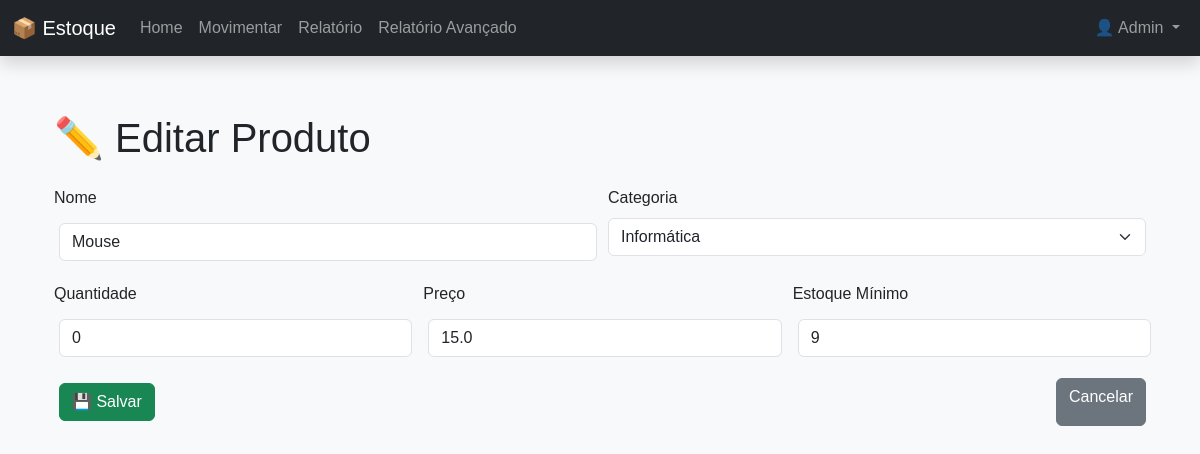
/edit/3 (signed in), run on an earlier commit of the app's database.
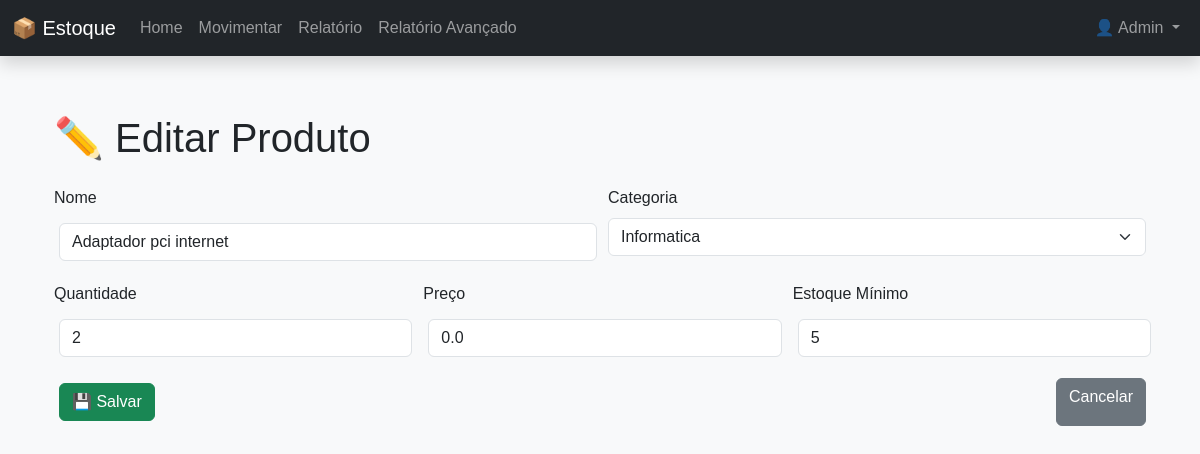
And on a later commit of the database.
### app.py (models this page shows)
class Usuario(db.Model, UserMixin):
    id = db.Column(db.Integer, primary_key=True)
    nome = db.Column(db.String(100), nullable=False)
    email = db.Column(db.String(100), unique=True, nullable=False)
    senha = db.Column(db.String(200), nullable=False)
    tipo = db.Column(db.String(20), nullable=False, default='usuario')  # 'admin' ou 'usuario'
    @property
    def is_admin(self):
        return self.tipo=='admin'

class Produto(db.Model):
    __tablename__ = 'produtos'
    id = db.Column(db.Integer, primary_key=True)
    nome = db.Column(db.String(100), nullable=False)
    quantidade = db.Column(db.Integer, nullable=False)
    preco = db.Column(db.Float, nullable=False)
    estoque_minimo = db.Column(db.Integer, nullable=False, default=0)
    categoria_id = db.Column(db.Integer, db.ForeignKey('categoria.id'), nullable=False)

class Categoria(db.Model):
    id = db.Column(db.Integer, primary_key=True)
    nome = db.Column(db.String(50), nullable=False, unique=True)
    produtos = db.relationship('Produto', backref='categoria', lazy=True)

### app.py (the view)
@app.route('/edit/<int:id>')
@login_required
def edit(id):
    produto = Produto.query.get_or_404(id)
    categorias = Categoria.query.all()
    return render_template('edit.html', produto=produto, categorias=categorias)

### app.py (called while the page is built)
@login_manager.user_loader
def load_user(user_id):
    return Usuario.query.get(int(user_id))

### templates/edit.html (shortened to what this page needs)
{% extends 'base.html' %}
{% block content %}
<div class="container mt-4">
  <h1 class="mb-4">✏️ Editar Produto</h1>
  <form action="{{ url_for('update', id=produto.id) }}" method="POST" class="row g-3">
    <div class="col-md-6">
      <label for="nome" class="form-label">Nome</label>
      <input type="text" name="nome" id="nome" class="form-control" value="{{ produto.nome }}" required>
    </div>
    <div class="col-md-6">
      <label for="categoria_id" class="form-label">Categoria</label>
      <select name="categoria_id" id="categoria_id" class="form-select" required>
        {% for cat in categorias %}
          <option value="{{ cat.id }}" {% if produto.categoria_id == cat.id %}selected{% endif %}>{{ cat.nome }}</option>
        {% endfor %}
      </select>
    </div>
    <div class="col-md-4">
      <label for="quantidade" class="form-label">Quantidade</label>
      <input type="number" name="quantidade" id="quantidade" class="form-control" value="{{ produto.quantidade }}" required min="0">
    </div>
    <div class="col-md-4">
      <label for="preco" class="form-label">Preço</label>
      <input type="number" name="preco" id="preco" class="form-control" step="0.01" value="{{ produto.preco }}" required min="0">
    </div>
    <div class="col-md-4">
      <label for="estoque_minimo" class="form-label">Estoque Mínimo</label>
      <input type="number" name="estoque_minimo" id="estoque_minimo" class="form-control" value="{{ produto.estoque_minimo }}" required min="0">
    </div>
    <div class="col-12 d-flex justify-content-between mt-3">
      <button type="submit" class="btn btn-success">💾 Salvar</button>
      <a href="{{ url_for('index') }}" class="btn btn-secondary">Cancelar</a>
    </div>
  </form>
</div>
{% endblock %}

### templates/base.html (shortened to what this page needs)
<!DOCTYPE html>
<html lang="pt-br">
<head>
  <link href="https://cdn.jsdelivr.net/npm/bootstrap@5.3.3/dist/css/bootstrap.min.css" rel="stylesheet">
  <link rel="stylesheet" href="{{ url_for('static', filename='css/style.css') }}">
</head>
<body class="bg-light">
  <nav class="navbar navbar-expand-lg navbar-dark bg-dark fixed-top shadow">
    <div class="container-fluid">
      <a class="navbar-brand" href="{{ url_for('index') }}">📦 Estoque</a>
      <div class="collapse navbar-collapse" id="navbarNav">
        <ul class="navbar-nav me-auto">
          <li class="nav-item">
            <a class="nav-link {% if request.endpoint == 'index' %}active{% endif %}" href="{{ url_for('index') }}">Home</a>
          </li>
          <li class="nav-item">
            <a class="nav-link {% if request.endpoint == 'movimentar' %}active{% endif %}" href="{{ url_for('movimentar') }}">Movimentar</a>
          </li>
          <li class="nav-item">
            <a class="nav-link {% if request.endpoint == 'relatorio' %}active{% endif %}" href="{{ url_for('relatorio') }}">Relatório</a>
          </li>
          <li class="nav-item">
            <a class="nav-link" href="{{ url_for('relatorio_avancado') }}">Relatório Avançado</a>
          </li>
        </ul>
        <ul class="navbar-nav ms-auto">
        {% if current_user.is_authenticated %}
          <li class="nav-item dropdown">
            <a class="nav-link dropdown-toggle" href="#" id="userDropdown" role="button" data-bs-toggle="dropdown" aria-expanded="false">
              👤 {{ current_user.nome }}
            </a>
          </li>
        {% else %}
          <li class="nav-item">
            <a class="nav-link text-success" href="{{ url_for('login') }}">Login</a>
          </li>
        {% endif %}
        </ul>
      </div>
    </div>
  </nav>
  <main class="container my-4">
    {% block content %}{% endblock %}
  </main>
</body>
</html>

### static/css/style.css (style rules this page uses)
body { font-family: Arial, sans-serif; margin: 20px; }
form input, form button { margin: 5px; }

### templates/base.html (style rules this page uses)
body { padding-top: 70px; }

What changed in the data, as far as the page shows it:
changed Produto: nome "Mouse" → "Adaptador pci internet"; categoria_id "Informática" → "Informatica"; quantidade "0" → "2"; preco "15.0" → "0.0"; estoque_minimo "9" → "5"
